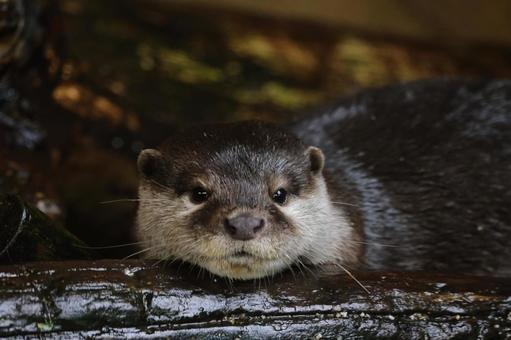
#> input picture chapter08/soodal.jpeg, 511 x 340 px
$ python shear.py
#> lines starting #> are read from the running program, lines starting #| are printed output that depends on the picture
import numpy as np
import cv2 as cv

def affine_shear():
    src = cv.imread('soodal.jpeg')
#> src is the input picture: shape (340, 511, 3); mean B, G, R 38.6, 46.6, 53.3

    if src is None:
        print('Image load is failed')
        return

    rows = src.shape[0]
#> rows = 340
    cols = src.shape[1]
#> cols = 511

    mx = 0.3
    affine_mat = np.array([[1, mx, 0],
                        [0, 1, 0]]).astype(np.float32)

    dst = cv.warpAffine(src, affine_mat, (int(cols + rows *mx), rows))
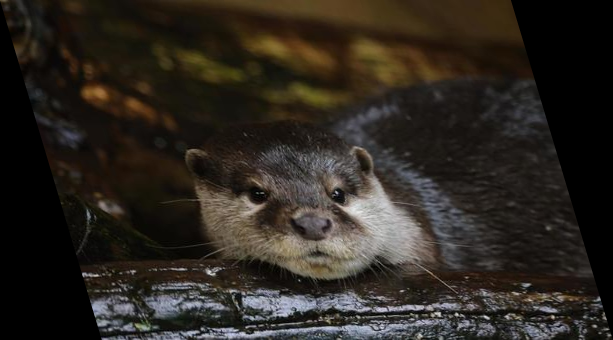
#> dst: shape (340, 613, 3); mean B, G, R 32.2, 38.9, 44.4

    cv.imshow('src', src)
    cv.imshow('dst', dst)
    cv.waitKey()
    cv.destroyAllWindows()

affine_shear()

$ run again, with chapter08/rose.bmp saved as chapter08/soodal.jpeg
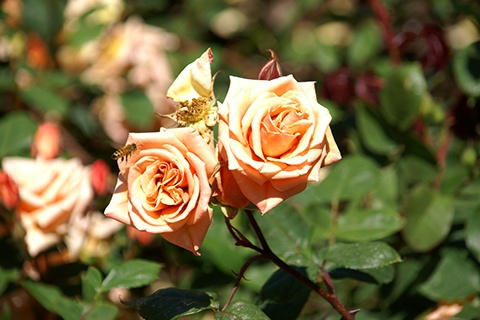
#> input picture chapter08/rose.bmp, 480 x 320 px
#> in affine_shear, src is the input picture: shape (320, 480, 3); mean B, G, R 63.2, 103.5, 115.6
#> in affine_shear, `dst = cv.warpAffine(src, affine_mat, (int(cols + rows *mx), rows))`:
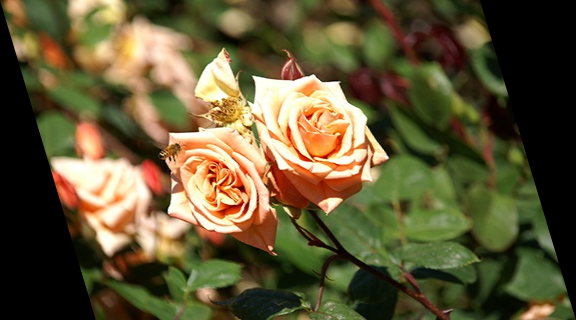
#> dst: shape (320, 576, 3); mean B, G, R 52.7, 86.3, 96.4
